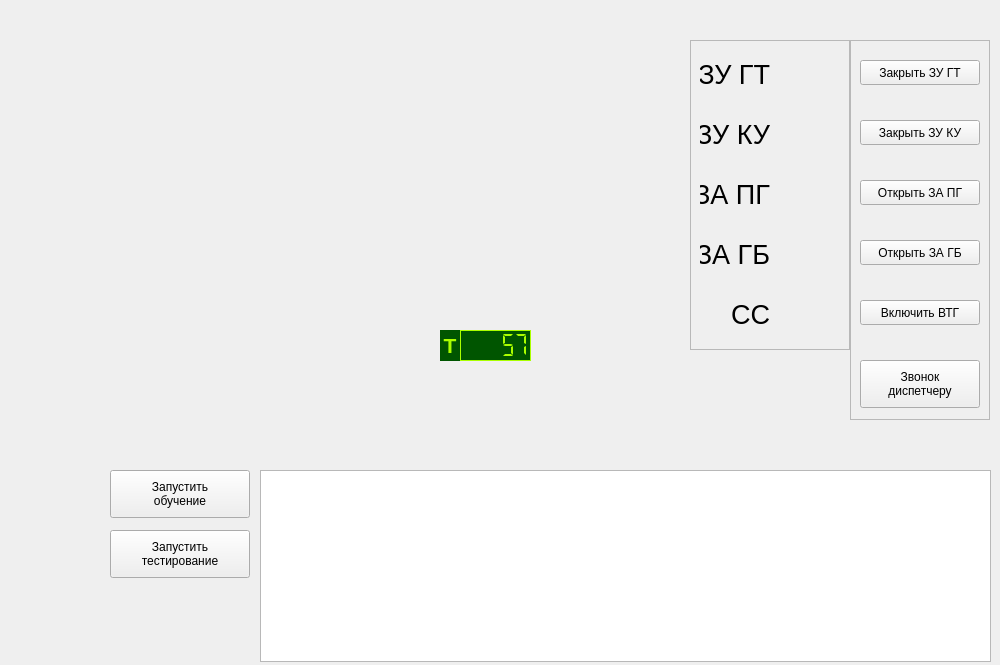
<?xml version="1.0" encoding="UTF-8"?>
<ui version="4.0">
 <class>MainWindow</class>
 <widget class="QMainWindow" name="MainWindow">
  <property name="geometry">
   <rect>
    <x>0</x>
    <y>0</y>
    <width>1000</width>
    <height>665</height>
   </rect>
  </property>
  <property name="sizePolicy">
   <sizepolicy hsizetype="Minimum" vsizetype="Minimum">
    <horstretch>0</horstretch>
    <verstretch>0</verstretch>
   </sizepolicy>
  </property>
  <property name="minimumSize">
   <size>
    <width>1000</width>
    <height>665</height>
   </size>
  </property>
  <property name="mouseTracking">
   <bool>true</bool>
  </property>
  <property name="windowTitle">
   <string>Тренажер оператора ГТУ</string>
  </property>
  <widget class="QWidget" name="centralwidget">
   <property name="sizePolicy">
    <sizepolicy hsizetype="Minimum" vsizetype="Minimum">
     <horstretch>0</horstretch>
     <verstretch>0</verstretch>
    </sizepolicy>
   </property>
   <property name="minimumSize">
    <size>
     <width>1000</width>
     <height>665</height>
    </size>
   </property>
   <widget class="QLCDNumber" name="ctgt">
    <property name="geometry">
     <rect>
      <x>460</x>
      <y>330</y>
      <width>71</width>
      <height>31</height>
     </rect>
    </property>
    <property name="minimumSize">
     <size>
      <width>71</width>
      <height>31</height>
     </size>
    </property>
    <property name="palette">
     <palette>
      <active>
       <colorrole role="WindowText">
        <brush brushstyle="SolidPattern">
         <color alpha="255">
          <red>170</red>
          <green>255</green>
          <blue>0</blue>
         </color>
        </brush>
       </colorrole>
       <colorrole role="Base">
        <brush brushstyle="SolidPattern">
         <color alpha="255">
          <red>255</red>
          <green>255</green>
          <blue>255</blue>
         </color>
        </brush>
       </colorrole>
       <colorrole role="Window">
        <brush brushstyle="SolidPattern">
         <color alpha="255">
          <red>0</red>
          <green>85</green>
          <blue>0</blue>
         </color>
        </brush>
       </colorrole>
      </active>
      <inactive>
       <colorrole role="WindowText">
        <brush brushstyle="SolidPattern">
         <color alpha="255">
          <red>170</red>
          <green>255</green>
          <blue>0</blue>
         </color>
        </brush>
       </colorrole>
       <colorrole role="Base">
        <brush brushstyle="SolidPattern">
         <color alpha="255">
          <red>255</red>
          <green>255</green>
          <blue>255</blue>
         </color>
        </brush>
       </colorrole>
       <colorrole role="Window">
        <brush brushstyle="SolidPattern">
         <color alpha="255">
          <red>0</red>
          <green>85</green>
          <blue>0</blue>
         </color>
        </brush>
       </colorrole>
      </inactive>
      <disabled>
       <colorrole role="WindowText">
        <brush brushstyle="SolidPattern">
         <color alpha="255">
          <red>174</red>
          <green>176</green>
          <blue>183</blue>
         </color>
        </brush>
       </colorrole>
       <colorrole role="Base">
        <brush brushstyle="SolidPattern">
         <color alpha="255">
          <red>0</red>
          <green>85</green>
          <blue>0</blue>
         </color>
        </brush>
       </colorrole>
       <colorrole role="Window">
        <brush brushstyle="SolidPattern">
         <color alpha="255">
          <red>0</red>
          <green>85</green>
          <blue>0</blue>
         </color>
        </brush>
       </colorrole>
      </disabled>
     </palette>
    </property>
    <property name="autoFillBackground">
     <bool>true</bool>
    </property>
    <property name="frameShadow">
     <enum>QFrame::Plain</enum>
    </property>
    <property name="digitCount">
     <number>5</number>
    </property>
    <property name="segmentStyle">
     <enum>QLCDNumber::Flat</enum>
    </property>
    <property name="value" stdset="0">
     <double>57.000000000000000</double>
    </property>
    <property name="intValue" stdset="0">
     <number>57</number>
    </property>
   </widget>
   <widget class="QLabel" name="vtg">
    <property name="geometry">
     <rect>
      <x>0</x>
      <y>-70</y>
      <width>914</width>
      <height>594</height>
     </rect>
    </property>
    <property name="sizePolicy">
     <sizepolicy hsizetype="Minimum" vsizetype="Minimum">
      <horstretch>0</horstretch>
      <verstretch>0</verstretch>
     </sizepolicy>
    </property>
    <property name="minimumSize">
     <size>
      <width>914</width>
      <height>594</height>
     </size>
    </property>
    <property name="text">
     <string/>
    </property>
    <property name="pixmap">
     <pixmap>img/втг.png</pixmap>
    </property>
    <property name="scaledContents">
     <bool>true</bool>
    </property>
   </widget>
   <widget class="QTextBrowser" name="log">
    <property name="geometry">
     <rect>
      <x>260</x>
      <y>470</y>
      <width>731</width>
      <height>192</height>
     </rect>
    </property>
    <property name="minimumSize">
     <size>
      <width>730</width>
      <height>190</height>
     </size>
    </property>
   </widget>
   <widget class="QPushButton" name="btn_start_demo">
    <property name="geometry">
     <rect>
      <x>110</x>
      <y>470</y>
      <width>140</width>
      <height>48</height>
     </rect>
    </property>
    <property name="minimumSize">
     <size>
      <width>140</width>
      <height>48</height>
     </size>
    </property>
    <property name="text">
     <string>Запустить
обучение</string>
    </property>
   </widget>
   <widget class="QLabel" name="gtu_static">
    <property name="geometry">
     <rect>
      <x>0</x>
      <y>-70</y>
      <width>914</width>
      <height>594</height>
     </rect>
    </property>
    <property name="sizePolicy">
     <sizepolicy hsizetype="Minimum" vsizetype="Minimum">
      <horstretch>0</horstretch>
      <verstretch>0</verstretch>
     </sizepolicy>
    </property>
    <property name="minimumSize">
     <size>
      <width>914</width>
      <height>594</height>
     </size>
    </property>
    <property name="text">
     <string/>
    </property>
    <property name="pixmap">
     <pixmap>raw_img/гту_0.png</pixmap>
    </property>
    <property name="scaledContents">
     <bool>true</bool>
    </property>
   </widget>
   <widget class="QLabel" name="label_8">
    <property name="geometry">
     <rect>
      <x>440</x>
      <y>330</y>
      <width>20</width>
      <height>31</height>
     </rect>
    </property>
    <property name="sizePolicy">
     <sizepolicy hsizetype="Minimum" vsizetype="Minimum">
      <horstretch>0</horstretch>
      <verstretch>0</verstretch>
     </sizepolicy>
    </property>
    <property name="minimumSize">
     <size>
      <width>20</width>
      <height>31</height>
     </size>
    </property>
    <property name="palette">
     <palette>
      <active>
       <colorrole role="WindowText">
        <brush brushstyle="SolidPattern">
         <color alpha="255">
          <red>170</red>
          <green>255</green>
          <blue>0</blue>
         </color>
        </brush>
       </colorrole>
       <colorrole role="Base">
        <brush brushstyle="SolidPattern">
         <color alpha="255">
          <red>255</red>
          <green>255</green>
          <blue>255</blue>
         </color>
        </brush>
       </colorrole>
       <colorrole role="Window">
        <brush brushstyle="SolidPattern">
         <color alpha="255">
          <red>0</red>
          <green>85</green>
          <blue>0</blue>
         </color>
        </brush>
       </colorrole>
      </active>
      <inactive>
       <colorrole role="WindowText">
        <brush brushstyle="SolidPattern">
         <color alpha="255">
          <red>170</red>
          <green>255</green>
          <blue>0</blue>
         </color>
        </brush>
       </colorrole>
       <colorrole role="Base">
        <brush brushstyle="SolidPattern">
         <color alpha="255">
          <red>255</red>
          <green>255</green>
          <blue>255</blue>
         </color>
        </brush>
       </colorrole>
       <colorrole role="Window">
        <brush brushstyle="SolidPattern">
         <color alpha="255">
          <red>0</red>
          <green>85</green>
          <blue>0</blue>
         </color>
        </brush>
       </colorrole>
      </inactive>
      <disabled>
       <colorrole role="WindowText">
        <brush brushstyle="SolidPattern">
         <color alpha="255">
          <red>174</red>
          <green>176</green>
          <blue>183</blue>
         </color>
        </brush>
       </colorrole>
       <colorrole role="Base">
        <brush brushstyle="SolidPattern">
         <color alpha="255">
          <red>0</red>
          <green>85</green>
          <blue>0</blue>
         </color>
        </brush>
       </colorrole>
       <colorrole role="Window">
        <brush brushstyle="SolidPattern">
         <color alpha="255">
          <red>0</red>
          <green>85</green>
          <blue>0</blue>
         </color>
        </brush>
       </colorrole>
      </disabled>
     </palette>
    </property>
    <property name="font">
     <font>
      <pointsize>16</pointsize>
      <weight>75</weight>
      <bold>true</bold>
     </font>
    </property>
    <property name="autoFillBackground">
     <bool>true</bool>
    </property>
    <property name="text">
     <string>T</string>
    </property>
    <property name="alignment">
     <set>Qt::AlignCenter</set>
    </property>
   </widget>
   <widget class="QFrame" name="frame">
    <property name="geometry">
     <rect>
      <x>690</x>
      <y>40</y>
      <width>160</width>
      <height>310</height>
     </rect>
    </property>
    <property name="sizePolicy">
     <sizepolicy hsizetype="Minimum" vsizetype="Minimum">
      <horstretch>0</horstretch>
      <verstretch>0</verstretch>
     </sizepolicy>
    </property>
    <property name="minimumSize">
     <size>
      <width>160</width>
      <height>310</height>
     </size>
    </property>
    <property name="autoFillBackground">
     <bool>true</bool>
    </property>
    <property name="frameShape">
     <enum>QFrame::StyledPanel</enum>
    </property>
    <property name="frameShadow">
     <enum>QFrame::Raised</enum>
    </property>
    <widget class="QLabel" name="label_2">
     <property name="geometry">
      <rect>
       <x>10</x>
       <y>70</y>
       <width>70</width>
       <height>48</height>
      </rect>
     </property>
     <property name="minimumSize">
      <size>
       <width>70</width>
       <height>48</height>
      </size>
     </property>
     <property name="font">
      <font>
       <pointsize>20</pointsize>
      </font>
     </property>
     <property name="text">
      <string>ЗУ КУ</string>
     </property>
     <property name="alignment">
      <set>Qt::AlignRight|Qt::AlignTrailing|Qt::AlignVCenter</set>
     </property>
    </widget>
    <widget class="QLabel" name="label">
     <property name="geometry">
      <rect>
       <x>10</x>
       <y>10</y>
       <width>70</width>
       <height>48</height>
      </rect>
     </property>
     <property name="minimumSize">
      <size>
       <width>70</width>
       <height>48</height>
      </size>
     </property>
     <property name="font">
      <font>
       <pointsize>20</pointsize>
      </font>
     </property>
     <property name="text">
      <string>ЗУ ГТ</string>
     </property>
     <property name="alignment">
      <set>Qt::AlignRight|Qt::AlignTrailing|Qt::AlignVCenter</set>
     </property>
    </widget>
    <widget class="QLabel" name="zugt">
     <property name="geometry">
      <rect>
       <x>100</x>
       <y>10</y>
       <width>48</width>
       <height>48</height>
      </rect>
     </property>
     <property name="minimumSize">
      <size>
       <width>48</width>
       <height>48</height>
      </size>
     </property>
     <property name="pixmap">
      <pixmap>img/temp.png</pixmap>
     </property>
     <property name="scaledContents">
      <bool>true</bool>
     </property>
    </widget>
    <widget class="QLabel" name="zuku_2">
     <property name="geometry">
      <rect>
       <x>100</x>
       <y>70</y>
       <width>48</width>
       <height>48</height>
      </rect>
     </property>
     <property name="minimumSize">
      <size>
       <width>48</width>
       <height>48</height>
      </size>
     </property>
     <property name="text">
      <string/>
     </property>
     <property name="pixmap">
      <pixmap>img/temp.png</pixmap>
     </property>
     <property name="scaledContents">
      <bool>true</bool>
     </property>
    </widget>
    <widget class="QLabel" name="label_3">
     <property name="geometry">
      <rect>
       <x>10</x>
       <y>130</y>
       <width>70</width>
       <height>48</height>
      </rect>
     </property>
     <property name="minimumSize">
      <size>
       <width>70</width>
       <height>48</height>
      </size>
     </property>
     <property name="font">
      <font>
       <pointsize>20</pointsize>
      </font>
     </property>
     <property name="text">
      <string>ЗА ПГ</string>
     </property>
     <property name="alignment">
      <set>Qt::AlignRight|Qt::AlignTrailing|Qt::AlignVCenter</set>
     </property>
    </widget>
    <widget class="QLabel" name="zapg">
     <property name="geometry">
      <rect>
       <x>100</x>
       <y>130</y>
       <width>48</width>
       <height>48</height>
      </rect>
     </property>
     <property name="minimumSize">
      <size>
       <width>48</width>
       <height>48</height>
      </size>
     </property>
     <property name="text">
      <string/>
     </property>
     <property name="pixmap">
      <pixmap>img/temp.png</pixmap>
     </property>
     <property name="scaledContents">
      <bool>true</bool>
     </property>
    </widget>
    <widget class="QLabel" name="zagb">
     <property name="geometry">
      <rect>
       <x>100</x>
       <y>190</y>
       <width>48</width>
       <height>48</height>
      </rect>
     </property>
     <property name="minimumSize">
      <size>
       <width>48</width>
       <height>48</height>
      </size>
     </property>
     <property name="text">
      <string/>
     </property>
     <property name="pixmap">
      <pixmap>img/temp.png</pixmap>
     </property>
     <property name="scaledContents">
      <bool>true</bool>
     </property>
    </widget>
    <widget class="QLabel" name="label_4">
     <property name="geometry">
      <rect>
       <x>10</x>
       <y>190</y>
       <width>70</width>
       <height>48</height>
      </rect>
     </property>
     <property name="minimumSize">
      <size>
       <width>70</width>
       <height>48</height>
      </size>
     </property>
     <property name="font">
      <font>
       <pointsize>20</pointsize>
      </font>
     </property>
     <property name="text">
      <string>ЗА ГБ</string>
     </property>
     <property name="alignment">
      <set>Qt::AlignRight|Qt::AlignTrailing|Qt::AlignVCenter</set>
     </property>
    </widget>
    <widget class="QLabel" name="ss">
     <property name="geometry">
      <rect>
       <x>100</x>
       <y>250</y>
       <width>48</width>
       <height>48</height>
      </rect>
     </property>
     <property name="minimumSize">
      <size>
       <width>48</width>
       <height>48</height>
      </size>
     </property>
     <property name="text">
      <string/>
     </property>
     <property name="pixmap">
      <pixmap>img/temp.png</pixmap>
     </property>
     <property name="scaledContents">
      <bool>true</bool>
     </property>
    </widget>
    <widget class="QLabel" name="label_5">
     <property name="geometry">
      <rect>
       <x>10</x>
       <y>250</y>
       <width>70</width>
       <height>48</height>
      </rect>
     </property>
     <property name="minimumSize">
      <size>
       <width>70</width>
       <height>48</height>
      </size>
     </property>
     <property name="font">
      <font>
       <pointsize>20</pointsize>
      </font>
     </property>
     <property name="text">
      <string>СС</string>
     </property>
     <property name="alignment">
      <set>Qt::AlignRight|Qt::AlignTrailing|Qt::AlignVCenter</set>
     </property>
    </widget>
   </widget>
   <widget class="QFrame" name="frame_2">
    <property name="geometry">
     <rect>
      <x>850</x>
      <y>40</y>
      <width>140</width>
      <height>380</height>
     </rect>
    </property>
    <property name="sizePolicy">
     <sizepolicy hsizetype="Minimum" vsizetype="Minimum">
      <horstretch>0</horstretch>
      <verstretch>0</verstretch>
     </sizepolicy>
    </property>
    <property name="minimumSize">
     <size>
      <width>140</width>
      <height>380</height>
     </size>
    </property>
    <property name="autoFillBackground">
     <bool>true</bool>
    </property>
    <property name="frameShape">
     <enum>QFrame::StyledPanel</enum>
    </property>
    <property name="frameShadow">
     <enum>QFrame::Raised</enum>
    </property>
    <widget class="QPushButton" name="btn_gt">
     <property name="geometry">
      <rect>
       <x>10</x>
       <y>20</y>
       <width>120</width>
       <height>25</height>
      </rect>
     </property>
     <property name="minimumSize">
      <size>
       <width>120</width>
       <height>25</height>
      </size>
     </property>
     <property name="text">
      <string>Закрыть ЗУ ГТ</string>
     </property>
    </widget>
    <widget class="QPushButton" name="btn_ku">
     <property name="geometry">
      <rect>
       <x>10</x>
       <y>80</y>
       <width>120</width>
       <height>25</height>
      </rect>
     </property>
     <property name="minimumSize">
      <size>
       <width>120</width>
       <height>25</height>
      </size>
     </property>
     <property name="text">
      <string>Закрыть ЗУ КУ</string>
     </property>
    </widget>
    <widget class="QPushButton" name="btn_vtg">
     <property name="geometry">
      <rect>
       <x>10</x>
       <y>260</y>
       <width>120</width>
       <height>25</height>
      </rect>
     </property>
     <property name="minimumSize">
      <size>
       <width>120</width>
       <height>25</height>
      </size>
     </property>
     <property name="text">
      <string>Включить ВТГ</string>
     </property>
    </widget>
    <widget class="QPushButton" name="btn_pg">
     <property name="geometry">
      <rect>
       <x>10</x>
       <y>140</y>
       <width>120</width>
       <height>25</height>
      </rect>
     </property>
     <property name="minimumSize">
      <size>
       <width>120</width>
       <height>25</height>
      </size>
     </property>
     <property name="text">
      <string>Открыть ЗА ПГ</string>
     </property>
    </widget>
    <widget class="QPushButton" name="btn_gb">
     <property name="geometry">
      <rect>
       <x>10</x>
       <y>200</y>
       <width>120</width>
       <height>25</height>
      </rect>
     </property>
     <property name="minimumSize">
      <size>
       <width>120</width>
       <height>25</height>
      </size>
     </property>
     <property name="text">
      <string>Открыть ЗА ГБ</string>
     </property>
    </widget>
    <widget class="QPushButton" name="btn_call">
     <property name="geometry">
      <rect>
       <x>10</x>
       <y>320</y>
       <width>120</width>
       <height>48</height>
      </rect>
     </property>
     <property name="minimumSize">
      <size>
       <width>120</width>
       <height>48</height>
      </size>
     </property>
     <property name="text">
      <string>Звонок
диспетчеру</string>
     </property>
    </widget>
   </widget>
   <widget class="QPushButton" name="btn_start_test">
    <property name="geometry">
     <rect>
      <x>110</x>
      <y>530</y>
      <width>140</width>
      <height>48</height>
     </rect>
    </property>
    <property name="minimumSize">
     <size>
      <width>140</width>
      <height>48</height>
     </size>
    </property>
    <property name="text">
     <string>Запустить
тестирование</string>
    </property>
   </widget>
   <widget class="QLabel" name="gtu_static_2">
    <property name="geometry">
     <rect>
      <x>0</x>
      <y>-70</y>
      <width>914</width>
      <height>594</height>
     </rect>
    </property>
    <property name="sizePolicy">
     <sizepolicy hsizetype="Minimum" vsizetype="Minimum">
      <horstretch>0</horstretch>
      <verstretch>0</verstretch>
     </sizepolicy>
    </property>
    <property name="minimumSize">
     <size>
      <width>914</width>
      <height>594</height>
     </size>
    </property>
    <property name="text">
     <string/>
    </property>
    <property name="pixmap">
     <pixmap>raw_img/гту_2.png</pixmap>
    </property>
    <property name="scaledContents">
     <bool>true</bool>
    </property>
   </widget>
   <widget class="QLabel" name="zuku">
    <property name="geometry">
     <rect>
      <x>0</x>
      <y>-70</y>
      <width>914</width>
      <height>594</height>
     </rect>
    </property>
    <property name="sizePolicy">
     <sizepolicy hsizetype="Minimum" vsizetype="Minimum">
      <horstretch>0</horstretch>
      <verstretch>0</verstretch>
     </sizepolicy>
    </property>
    <property name="minimumSize">
     <size>
      <width>914</width>
      <height>594</height>
     </size>
    </property>
    <property name="text">
     <string/>
    </property>
    <property name="pixmap">
     <pixmap>img/зуку.png</pixmap>
    </property>
    <property name="scaledContents">
     <bool>true</bool>
    </property>
   </widget>
   <widget class="QLabel" name="vtg_2">
    <property name="geometry">
     <rect>
      <x>0</x>
      <y>-70</y>
      <width>914</width>
      <height>594</height>
     </rect>
    </property>
    <property name="sizePolicy">
     <sizepolicy hsizetype="Minimum" vsizetype="Minimum">
      <horstretch>0</horstretch>
      <verstretch>0</verstretch>
     </sizepolicy>
    </property>
    <property name="minimumSize">
     <size>
      <width>914</width>
      <height>594</height>
     </size>
    </property>
    <property name="text">
     <string/>
    </property>
    <property name="pixmap">
     <pixmap>img/втг2.png</pixmap>
    </property>
    <property name="scaledContents">
     <bool>true</bool>
    </property>
   </widget>
   <widget class="QLabel" name="zuku_3">
    <property name="geometry">
     <rect>
      <x>0</x>
      <y>-70</y>
      <width>914</width>
      <height>594</height>
     </rect>
    </property>
    <property name="sizePolicy">
     <sizepolicy hsizetype="Minimum" vsizetype="Minimum">
      <horstretch>0</horstretch>
      <verstretch>0</verstretch>
     </sizepolicy>
    </property>
    <property name="minimumSize">
     <size>
      <width>914</width>
      <height>594</height>
     </size>
    </property>
    <property name="text">
     <string/>
    </property>
    <property name="pixmap">
     <pixmap>img/зуку3.png</pixmap>
    </property>
    <property name="scaledContents">
     <bool>true</bool>
    </property>
   </widget>
   <zorder>vtg_2</zorder>
   <zorder>gtu_static_2</zorder>
   <zorder>zuku</zorder>
   <zorder>gtu_static</zorder>
   <zorder>vtg</zorder>
   <zorder>ctgt</zorder>
   <zorder>label_8</zorder>
   <zorder>zuku_3</zorder>
   <zorder>btn_start_demo</zorder>
   <zorder>btn_start_test</zorder>
   <zorder>log</zorder>
   <zorder>frame</zorder>
   <zorder>frame_2</zorder>
  </widget>
 </widget>
 <resources/>
 <connections/>
</ui>
